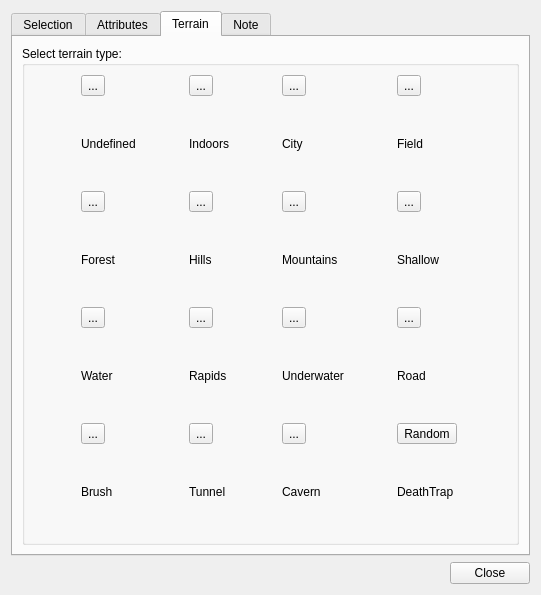
<?xml version="1.0" encoding="UTF-8"?>
<ui version="4.0">
 <class>RoomEditAttrDlg</class>
 <widget class="QWidget" name="RoomEditAttrDlg">
  <property name="geometry">
   <rect>
    <x>0</x>
    <y>0</y>
    <width>541</width>
    <height>595</height>
   </rect>
  </property>
  <property name="minimumSize">
   <size>
    <width>400</width>
    <height>560</height>
   </size>
  </property>
  <property name="windowTitle">
   <string>Room properties</string>
  </property>
  <layout class="QVBoxLayout" name="verticalLayout">
   <item>
    <widget class="QTabWidget" name="tabWidget">
     <property name="currentIndex">
      <number>2</number>
     </property>
     <widget class="QWidget" name="selectionTab">
      <attribute name="title">
       <string>Selection</string>
      </attribute>
      <layout class="QGridLayout">
       <property name="leftMargin">
        <number>9</number>
       </property>
       <property name="topMargin">
        <number>9</number>
       </property>
       <property name="rightMargin">
        <number>9</number>
       </property>
       <property name="bottomMargin">
        <number>9</number>
       </property>
       <property name="spacing">
        <number>6</number>
       </property>
       <item row="1" column="0" colspan="2">
        <widget class="QTextEdit" name="roomDescriptionTextEdit">
         <property name="lineWrapMode">
          <enum>QTextEdit::NoWrap</enum>
         </property>
         <property name="lineWrapColumnOrWidth">
          <number>0</number>
         </property>
         <property name="readOnly">
          <bool>true</bool>
         </property>
         <property name="acceptRichText">
          <bool>true</bool>
         </property>
        </widget>
       </item>
       <item row="0" column="0">
        <widget class="QComboBox" name="roomListComboBox">
         <property name="minimumSize">
          <size>
           <width>201</width>
           <height>22</height>
          </size>
         </property>
         <property name="duplicatesEnabled">
          <bool>true</bool>
         </property>
        </widget>
       </item>
       <item row="0" column="1">
        <spacer>
         <property name="orientation">
          <enum>Qt::Horizontal</enum>
         </property>
         <property name="sizeHint" stdset="0">
          <size>
           <width>171</width>
           <height>20</height>
          </size>
         </property>
        </spacer>
       </item>
       <item row="2" column="0">
        <widget class="QLabel" name="updatedLabel">
         <property name="text">
          <string>Room has not been updated yet!</string>
         </property>
        </widget>
       </item>
      </layout>
     </widget>
     <widget class="QWidget" name="attributesTab">
      <attribute name="title">
       <string>Attributes</string>
      </attribute>
      <layout class="QGridLayout">
       <property name="leftMargin">
        <number>9</number>
       </property>
       <property name="topMargin">
        <number>9</number>
       </property>
       <property name="rightMargin">
        <number>9</number>
       </property>
       <property name="bottomMargin">
        <number>9</number>
       </property>
       <property name="spacing">
        <number>6</number>
       </property>
       <item row="0" column="0" colspan="2">
        <widget class="QGroupBox" name="rideGroupBox">
         <property name="sizePolicy">
          <sizepolicy hsizetype="Preferred" vsizetype="Preferred">
           <horstretch>0</horstretch>
           <verstretch>0</verstretch>
          </sizepolicy>
         </property>
         <property name="minimumSize">
          <size>
           <width>84</width>
           <height>103</height>
          </size>
         </property>
         <property name="title">
          <string>Ridable</string>
         </property>
         <property name="alignment">
          <set>Qt::AlignCenter</set>
         </property>
         <property name="flat">
          <bool>false</bool>
         </property>
         <property name="checkable">
          <bool>false</bool>
         </property>
         <property name="checked">
          <bool>false</bool>
         </property>
         <layout class="QGridLayout">
          <property name="leftMargin">
           <number>9</number>
          </property>
          <property name="topMargin">
           <number>9</number>
          </property>
          <property name="rightMargin">
           <number>9</number>
          </property>
          <property name="bottomMargin">
           <number>9</number>
          </property>
          <property name="spacing">
           <number>6</number>
          </property>
          <item row="2" column="0">
           <widget class="QRadioButton" name="noRideRadioButton">
            <property name="text">
             <string>No-Ride</string>
            </property>
           </widget>
          </item>
          <item row="1" column="0">
           <widget class="QRadioButton" name="ridableRadioButton">
            <property name="text">
             <string>Ridable</string>
            </property>
           </widget>
          </item>
          <item row="0" column="0">
           <widget class="QRadioButton" name="rideUndefRadioButton">
            <property name="text">
             <string>Undefined</string>
            </property>
            <property name="checked">
             <bool>true</bool>
            </property>
           </widget>
          </item>
         </layout>
        </widget>
       </item>
       <item row="0" column="2" colspan="2">
        <widget class="QGroupBox" name="teleportGroupBox">
         <property name="sizePolicy">
          <sizepolicy hsizetype="Preferred" vsizetype="Preferred">
           <horstretch>0</horstretch>
           <verstretch>0</verstretch>
          </sizepolicy>
         </property>
         <property name="minimumSize">
          <size>
           <width>84</width>
           <height>103</height>
          </size>
         </property>
         <property name="title">
          <string>Teleport</string>
         </property>
         <property name="alignment">
          <set>Qt::AlignCenter</set>
         </property>
         <property name="flat">
          <bool>false</bool>
         </property>
         <property name="checkable">
          <bool>false</bool>
         </property>
         <property name="checked">
          <bool>false</bool>
         </property>
         <layout class="QVBoxLayout">
          <property name="spacing">
           <number>3</number>
          </property>
          <property name="leftMargin">
           <number>3</number>
          </property>
          <property name="topMargin">
           <number>3</number>
          </property>
          <property name="rightMargin">
           <number>3</number>
          </property>
          <property name="bottomMargin">
           <number>3</number>
          </property>
          <item>
           <widget class="QRadioButton" name="portUndefRadioButton">
            <property name="text">
             <string>Undefined</string>
            </property>
            <property name="checked">
             <bool>true</bool>
            </property>
           </widget>
          </item>
          <item>
           <widget class="QRadioButton" name="portableRadioButton">
            <property name="text">
             <string>Portable</string>
            </property>
           </widget>
          </item>
          <item>
           <widget class="QRadioButton" name="noPortRadioButton">
            <property name="text">
             <string>No-Port</string>
            </property>
           </widget>
          </item>
         </layout>
        </widget>
       </item>
       <item row="0" column="4" colspan="2">
        <widget class="QGroupBox" name="lightGroupBox">
         <property name="sizePolicy">
          <sizepolicy hsizetype="Preferred" vsizetype="Preferred">
           <horstretch>0</horstretch>
           <verstretch>0</verstretch>
          </sizepolicy>
         </property>
         <property name="minimumSize">
          <size>
           <width>84</width>
           <height>103</height>
          </size>
         </property>
         <property name="title">
          <string>Light</string>
         </property>
         <layout class="QVBoxLayout">
          <property name="spacing">
           <number>3</number>
          </property>
          <property name="leftMargin">
           <number>3</number>
          </property>
          <property name="topMargin">
           <number>3</number>
          </property>
          <property name="rightMargin">
           <number>3</number>
          </property>
          <property name="bottomMargin">
           <number>3</number>
          </property>
          <item>
           <widget class="QRadioButton" name="lightUndefRadioButton">
            <property name="text">
             <string>Undefined</string>
            </property>
            <property name="checked">
             <bool>true</bool>
            </property>
           </widget>
          </item>
          <item>
           <widget class="QRadioButton" name="darkRadioButton">
            <property name="text">
             <string>Dark</string>
            </property>
           </widget>
          </item>
          <item>
           <widget class="QRadioButton" name="litRadioButton">
            <property name="text">
             <string>Lit</string>
            </property>
           </widget>
          </item>
         </layout>
        </widget>
       </item>
       <item row="0" column="6" colspan="2">
        <widget class="QGroupBox" name="alignGroupBox">
         <property name="sizePolicy">
          <sizepolicy hsizetype="Preferred" vsizetype="Preferred">
           <horstretch>0</horstretch>
           <verstretch>0</verstretch>
          </sizepolicy>
         </property>
         <property name="minimumSize">
          <size>
           <width>84</width>
           <height>128</height>
          </size>
         </property>
         <property name="title">
          <string>Align</string>
         </property>
         <layout class="QVBoxLayout">
          <property name="spacing">
           <number>3</number>
          </property>
          <property name="leftMargin">
           <number>3</number>
          </property>
          <property name="topMargin">
           <number>3</number>
          </property>
          <property name="rightMargin">
           <number>3</number>
          </property>
          <property name="bottomMargin">
           <number>3</number>
          </property>
          <item>
           <widget class="QRadioButton" name="alignUndefRadioButton">
            <property name="text">
             <string>Undefined</string>
            </property>
            <property name="checked">
             <bool>true</bool>
            </property>
           </widget>
          </item>
          <item>
           <widget class="QRadioButton" name="neutralRadioButton">
            <property name="text">
             <string>Neutral</string>
            </property>
           </widget>
          </item>
          <item>
           <widget class="QRadioButton" name="goodRadioButton">
            <property name="text">
             <string>Good</string>
            </property>
           </widget>
          </item>
          <item>
           <widget class="QRadioButton" name="evilRadioButton">
            <property name="text">
             <string>Evil</string>
            </property>
           </widget>
          </item>
         </layout>
        </widget>
       </item>
       <item row="1" column="0" colspan="4">
        <widget class="QLabel" name="label_21">
         <property name="text">
          <string>Load flags</string>
         </property>
        </widget>
       </item>
       <item row="1" column="4" colspan="2">
        <widget class="QLabel" name="label_22">
         <property name="text">
          <string>Mob flags</string>
         </property>
        </widget>
       </item>
       <item row="2" column="0" colspan="4">
        <widget class="QListWidget" name="loadFlagsListWidget">
         <property name="sizePolicy">
          <sizepolicy hsizetype="Preferred" vsizetype="Expanding">
           <horstretch>0</horstretch>
           <verstretch>0</verstretch>
          </sizepolicy>
         </property>
         <property name="minimumSize">
          <size>
           <width>100</width>
           <height>100</height>
          </size>
         </property>
         <property name="selectionMode">
          <enum>QAbstractItemView::MultiSelection</enum>
         </property>
        </widget>
       </item>
       <item row="2" column="4" colspan="3">
        <widget class="QListWidget" name="mobFlagsListWidget">
         <property name="sizePolicy">
          <sizepolicy hsizetype="Preferred" vsizetype="Expanding">
           <horstretch>0</horstretch>
           <verstretch>0</verstretch>
          </sizepolicy>
         </property>
         <property name="minimumSize">
          <size>
           <width>100</width>
           <height>100</height>
          </size>
         </property>
         <property name="selectionMode">
          <enum>QAbstractItemView::MultiSelection</enum>
         </property>
        </widget>
       </item>
       <item row="2" column="7">
        <widget class="QFrame" name="frame">
         <property name="sizePolicy">
          <sizepolicy hsizetype="Fixed" vsizetype="Fixed">
           <horstretch>0</horstretch>
           <verstretch>0</verstretch>
          </sizepolicy>
         </property>
         <property name="frameShape">
          <enum>QFrame::StyledPanel</enum>
         </property>
         <property name="frameShadow">
          <enum>QFrame::Raised</enum>
         </property>
         <layout class="QGridLayout">
          <property name="leftMargin">
           <number>9</number>
          </property>
          <property name="topMargin">
           <number>9</number>
          </property>
          <property name="rightMargin">
           <number>9</number>
          </property>
          <property name="bottomMargin">
           <number>9</number>
          </property>
          <property name="spacing">
           <number>6</number>
          </property>
          <item row="1" column="0">
           <widget class="QLabel" name="terrainLabel">
            <property name="frameShape">
             <enum>QFrame::WinPanel</enum>
            </property>
            <property name="frameShadow">
             <enum>QFrame::Sunken</enum>
            </property>
            <property name="text">
             <string/>
            </property>
            <property name="pixmap">
             <pixmap>:/pixmaps/terrain5.png</pixmap>
            </property>
            <property name="scaledContents">
             <bool>false</bool>
            </property>
            <property name="alignment">
             <set>Qt::AlignCenter</set>
            </property>
           </widget>
          </item>
         </layout>
        </widget>
       </item>
       <item row="3" column="0" colspan="8">
        <widget class="QFrame" name="exitsFrame">
         <property name="frameShape">
          <enum>QFrame::Box</enum>
         </property>
         <property name="frameShadow">
          <enum>QFrame::Raised</enum>
         </property>
         <layout class="QGridLayout">
          <property name="leftMargin">
           <number>9</number>
          </property>
          <property name="topMargin">
           <number>9</number>
          </property>
          <property name="rightMargin">
           <number>9</number>
          </property>
          <property name="bottomMargin">
           <number>9</number>
          </property>
          <property name="spacing">
           <number>6</number>
          </property>
          <item row="0" column="0">
           <widget class="QGroupBox" name="selectExitGroupBox">
            <property name="minimumSize">
             <size>
              <width>110</width>
              <height>115</height>
             </size>
            </property>
            <property name="title">
             <string>Select exit:</string>
            </property>
            <layout class="QGridLayout" name="exitButtonLayout">
             <item row="0" column="1">
              <widget class="QPushButton" name="exitNButton">
               <property name="sizePolicy">
                <sizepolicy hsizetype="Fixed" vsizetype="Fixed">
                 <horstretch>0</horstretch>
                 <verstretch>0</verstretch>
                </sizepolicy>
               </property>
               <property name="text">
                <string>N</string>
               </property>
               <property name="shortcut">
                <string>Ctrl+Up</string>
               </property>
               <property name="checkable">
                <bool>true</bool>
               </property>
               <property name="checked">
                <bool>true</bool>
               </property>
               <property name="autoExclusive">
                <bool>true</bool>
               </property>
              </widget>
             </item>
             <item row="0" column="2">
              <widget class="QPushButton" name="exitUButton">
               <property name="sizePolicy">
                <sizepolicy hsizetype="Fixed" vsizetype="Fixed">
                 <horstretch>0</horstretch>
                 <verstretch>0</verstretch>
                </sizepolicy>
               </property>
               <property name="text">
                <string>U</string>
               </property>
               <property name="shortcut">
                <string>Ctrl+U</string>
               </property>
               <property name="checkable">
                <bool>true</bool>
               </property>
               <property name="autoExclusive">
                <bool>true</bool>
               </property>
              </widget>
             </item>
             <item row="1" column="0">
              <widget class="QPushButton" name="exitWButton">
               <property name="sizePolicy">
                <sizepolicy hsizetype="Fixed" vsizetype="Fixed">
                 <horstretch>0</horstretch>
                 <verstretch>0</verstretch>
                </sizepolicy>
               </property>
               <property name="text">
                <string>W</string>
               </property>
               <property name="shortcut">
                <string>Ctrl+Left</string>
               </property>
               <property name="checkable">
                <bool>true</bool>
               </property>
               <property name="autoExclusive">
                <bool>true</bool>
               </property>
              </widget>
             </item>
             <item row="1" column="2">
              <widget class="QPushButton" name="exitEButton">
               <property name="sizePolicy">
                <sizepolicy hsizetype="Fixed" vsizetype="Fixed">
                 <horstretch>0</horstretch>
                 <verstretch>0</verstretch>
                </sizepolicy>
               </property>
               <property name="text">
                <string>E</string>
               </property>
               <property name="shortcut">
                <string>Ctrl+Right</string>
               </property>
               <property name="checkable">
                <bool>true</bool>
               </property>
               <property name="autoExclusive">
                <bool>true</bool>
               </property>
              </widget>
             </item>
             <item row="2" column="0">
              <widget class="QPushButton" name="exitDButton">
               <property name="sizePolicy">
                <sizepolicy hsizetype="Fixed" vsizetype="Fixed">
                 <horstretch>0</horstretch>
                 <verstretch>0</verstretch>
                </sizepolicy>
               </property>
               <property name="text">
                <string>D</string>
               </property>
               <property name="shortcut">
                <string>Ctrl+D</string>
               </property>
               <property name="checkable">
                <bool>true</bool>
               </property>
               <property name="autoExclusive">
                <bool>true</bool>
               </property>
              </widget>
             </item>
             <item row="2" column="1">
              <widget class="QPushButton" name="exitSButton">
               <property name="sizePolicy">
                <sizepolicy hsizetype="Fixed" vsizetype="Fixed">
                 <horstretch>0</horstretch>
                 <verstretch>0</verstretch>
                </sizepolicy>
               </property>
               <property name="text">
                <string>S</string>
               </property>
               <property name="shortcut">
                <string>Ctrl+Down</string>
               </property>
               <property name="checkable">
                <bool>true</bool>
               </property>
               <property name="checked">
                <bool>false</bool>
               </property>
               <property name="autoExclusive">
                <bool>true</bool>
               </property>
              </widget>
             </item>
            </layout>
           </widget>
          </item>
          <item row="0" column="1">
           <widget class="QFrame" name="frame_4">
            <property name="frameShape">
             <enum>QFrame::NoFrame</enum>
            </property>
            <property name="frameShadow">
             <enum>QFrame::Raised</enum>
            </property>
            <layout class="QGridLayout">
             <property name="leftMargin">
              <number>9</number>
             </property>
             <property name="topMargin">
              <number>9</number>
             </property>
             <property name="rightMargin">
              <number>9</number>
             </property>
             <property name="bottomMargin">
              <number>9</number>
             </property>
             <property name="spacing">
              <number>6</number>
             </property>
             <item row="2" column="1">
              <widget class="QLabel" name="label_26">
               <property name="text">
                <string>Door flags:</string>
               </property>
              </widget>
             </item>
             <item row="0" column="0">
              <widget class="QLabel" name="label_29">
               <property name="text">
                <string>Door name:</string>
               </property>
              </widget>
             </item>
             <item row="2" column="0">
              <widget class="QLabel" name="label_27">
               <property name="text">
                <string>Exit flags:</string>
               </property>
              </widget>
             </item>
             <item row="3" column="1">
              <widget class="QListWidget" name="doorFlagsListWidget">
               <property name="selectionMode">
                <enum>QAbstractItemView::NoSelection</enum>
               </property>
              </widget>
             </item>
             <item row="1" column="0" colspan="2">
              <widget class="QLineEdit" name="doorNameLineEdit"/>
             </item>
             <item row="3" column="0">
              <widget class="QListWidget" name="exitFlagsListWidget">
               <property name="selectionMode">
                <enum>QAbstractItemView::NoSelection</enum>
               </property>
              </widget>
             </item>
            </layout>
           </widget>
          </item>
         </layout>
        </widget>
       </item>
      </layout>
     </widget>
     <widget class="QWidget" name="terrainTab">
      <attribute name="title">
       <string>Terrain</string>
      </attribute>
      <layout class="QGridLayout">
       <property name="leftMargin">
        <number>9</number>
       </property>
       <property name="topMargin">
        <number>9</number>
       </property>
       <property name="rightMargin">
        <number>9</number>
       </property>
       <property name="bottomMargin">
        <number>9</number>
       </property>
       <property name="spacing">
        <number>6</number>
       </property>
       <item row="0" column="0">
        <widget class="QGroupBox" name="groupBox_2">
         <property name="title">
          <string>Select terrain type:</string>
         </property>
         <property name="checkable">
          <bool>false</bool>
         </property>
         <layout class="QGridLayout">
          <property name="leftMargin">
           <number>9</number>
          </property>
          <property name="topMargin">
           <number>9</number>
          </property>
          <property name="rightMargin">
           <number>9</number>
          </property>
          <property name="bottomMargin">
           <number>9</number>
          </property>
          <property name="spacing">
           <number>6</number>
          </property>
          <item row="4" column="0">
           <widget class="QToolButton" name="toolButton08">
            <property name="text">
             <string>...</string>
            </property>
            <property name="icon">
             <iconset resource="../../resources/pandora.qrc">
              <normaloff>:/textures/terrain8.png</normaloff>:/textures/terrain8.png</iconset>
            </property>
            <property name="iconSize">
             <size>
              <width>64</width>
              <height>64</height>
             </size>
            </property>
            <property name="checkable">
             <bool>true</bool>
            </property>
            <property name="autoExclusive">
             <bool>true</bool>
            </property>
           </widget>
          </item>
          <item row="4" column="1">
           <widget class="QToolButton" name="toolButton09">
            <property name="text">
             <string>...</string>
            </property>
            <property name="icon">
             <iconset resource="../../resources/pandora.qrc">
              <normaloff>:/textures/terrain9.png</normaloff>:/textures/terrain9.png</iconset>
            </property>
            <property name="iconSize">
             <size>
              <width>64</width>
              <height>64</height>
             </size>
            </property>
            <property name="checkable">
             <bool>true</bool>
            </property>
            <property name="autoExclusive">
             <bool>true</bool>
            </property>
           </widget>
          </item>
          <item row="4" column="3">
           <widget class="QToolButton" name="toolButton11">
            <property name="text">
             <string>...</string>
            </property>
            <property name="icon">
             <iconset resource="../../resources/pandora.qrc">
              <normaloff>:/textures/terrain11.png</normaloff>:/textures/terrain11.png</iconset>
            </property>
            <property name="iconSize">
             <size>
              <width>64</width>
              <height>64</height>
             </size>
            </property>
            <property name="checkable">
             <bool>true</bool>
            </property>
            <property name="autoExclusive">
             <bool>true</bool>
            </property>
           </widget>
          </item>
          <item row="4" column="2">
           <widget class="QToolButton" name="toolButton10">
            <property name="text">
             <string>...</string>
            </property>
            <property name="icon">
             <iconset resource="../../resources/pandora.qrc">
              <normaloff>:/textures/terrain10.png</normaloff>:/textures/terrain10.png</iconset>
            </property>
            <property name="iconSize">
             <size>
              <width>64</width>
              <height>64</height>
             </size>
            </property>
            <property name="checkable">
             <bool>true</bool>
            </property>
            <property name="autoExclusive">
             <bool>true</bool>
            </property>
           </widget>
          </item>
          <item row="5" column="3">
           <widget class="QLabel" name="label_17">
            <property name="text">
             <string>Road</string>
            </property>
           </widget>
          </item>
          <item row="5" column="2">
           <widget class="QLabel" name="label_12">
            <property name="text">
             <string>Underwater</string>
            </property>
           </widget>
          </item>
          <item row="5" column="1">
           <widget class="QLabel" name="label_11">
            <property name="text">
             <string>Rapids</string>
            </property>
           </widget>
          </item>
          <item row="6" column="2">
           <widget class="QToolButton" name="toolButton14">
            <property name="text">
             <string>...</string>
            </property>
            <property name="icon">
             <iconset resource="../../resources/pandora.qrc">
              <normaloff>:/textures/terrain14.png</normaloff>:/textures/terrain14.png</iconset>
            </property>
            <property name="iconSize">
             <size>
              <width>64</width>
              <height>64</height>
             </size>
            </property>
            <property name="checkable">
             <bool>true</bool>
            </property>
            <property name="autoExclusive">
             <bool>true</bool>
            </property>
           </widget>
          </item>
          <item row="2" column="3">
           <widget class="QToolButton" name="toolButton07">
            <property name="text">
             <string>...</string>
            </property>
            <property name="icon">
             <iconset resource="../../resources/pandora.qrc">
              <normaloff>:/textures/terrain7.png</normaloff>:/textures/terrain7.png</iconset>
            </property>
            <property name="iconSize">
             <size>
              <width>64</width>
              <height>64</height>
             </size>
            </property>
            <property name="checkable">
             <bool>true</bool>
            </property>
            <property name="autoExclusive">
             <bool>true</bool>
            </property>
           </widget>
          </item>
          <item row="6" column="3">
           <widget class="QToolButton" name="toolButton15">
            <property name="text">
             <string>Random</string>
            </property>
            <property name="icon">
             <iconset resource="../../resources/pandora.qrc">
              <normaloff>:/textures/terrain15.png</normaloff>:/textures/terrain15.png</iconset>
            </property>
            <property name="iconSize">
             <size>
              <width>64</width>
              <height>64</height>
             </size>
            </property>
            <property name="checkable">
             <bool>true</bool>
            </property>
            <property name="autoExclusive">
             <bool>true</bool>
            </property>
           </widget>
          </item>
          <item row="6" column="0">
           <widget class="QToolButton" name="toolButton12">
            <property name="text">
             <string>...</string>
            </property>
            <property name="icon">
             <iconset resource="../../resources/pandora.qrc">
              <normaloff>:/textures/terrain12.png</normaloff>:/textures/terrain12.png</iconset>
            </property>
            <property name="iconSize">
             <size>
              <width>64</width>
              <height>64</height>
             </size>
            </property>
            <property name="checkable">
             <bool>true</bool>
            </property>
            <property name="autoExclusive">
             <bool>true</bool>
            </property>
           </widget>
          </item>
          <item row="0" column="2">
           <widget class="QToolButton" name="toolButton02">
            <property name="text">
             <string>...</string>
            </property>
            <property name="icon">
             <iconset resource="../../resources/pandora.qrc">
              <normaloff>:/textures/terrain2.png</normaloff>:/textures/terrain2.png</iconset>
            </property>
            <property name="iconSize">
             <size>
              <width>64</width>
              <height>64</height>
             </size>
            </property>
            <property name="checkable">
             <bool>true</bool>
            </property>
            <property name="autoExclusive">
             <bool>true</bool>
            </property>
           </widget>
          </item>
          <item row="6" column="1">
           <widget class="QToolButton" name="toolButton13">
            <property name="text">
             <string>...</string>
            </property>
            <property name="icon">
             <iconset resource="../../resources/pandora.qrc">
              <normaloff>:/textures/terrain13.png</normaloff>:/textures/terrain13.png</iconset>
            </property>
            <property name="iconSize">
             <size>
              <width>64</width>
              <height>64</height>
             </size>
            </property>
            <property name="checkable">
             <bool>true</bool>
            </property>
            <property name="autoExclusive">
             <bool>true</bool>
            </property>
           </widget>
          </item>
          <item row="0" column="3">
           <widget class="QToolButton" name="toolButton03">
            <property name="text">
             <string>...</string>
            </property>
            <property name="icon">
             <iconset resource="../../resources/pandora.qrc">
              <normaloff>:/textures/terrain3.png</normaloff>:/textures/terrain3.png</iconset>
            </property>
            <property name="iconSize">
             <size>
              <width>64</width>
              <height>64</height>
             </size>
            </property>
            <property name="checkable">
             <bool>true</bool>
            </property>
            <property name="autoExclusive">
             <bool>true</bool>
            </property>
           </widget>
          </item>
          <item row="2" column="2">
           <widget class="QToolButton" name="toolButton06">
            <property name="text">
             <string>...</string>
            </property>
            <property name="icon">
             <iconset resource="../../resources/pandora.qrc">
              <normaloff>:/textures/terrain6.png</normaloff>:/textures/terrain6.png</iconset>
            </property>
            <property name="iconSize">
             <size>
              <width>64</width>
              <height>64</height>
             </size>
            </property>
            <property name="checkable">
             <bool>true</bool>
            </property>
            <property name="autoExclusive">
             <bool>true</bool>
            </property>
           </widget>
          </item>
          <item row="2" column="1">
           <widget class="QToolButton" name="toolButton05">
            <property name="text">
             <string>...</string>
            </property>
            <property name="icon">
             <iconset resource="../../resources/pandora.qrc">
              <normaloff>:/textures/terrain5.png</normaloff>:/textures/terrain5.png</iconset>
            </property>
            <property name="iconSize">
             <size>
              <width>64</width>
              <height>64</height>
             </size>
            </property>
            <property name="checkable">
             <bool>true</bool>
            </property>
            <property name="autoExclusive">
             <bool>true</bool>
            </property>
           </widget>
          </item>
          <item row="2" column="0">
           <widget class="QToolButton" name="toolButton04">
            <property name="text">
             <string>...</string>
            </property>
            <property name="icon">
             <iconset resource="../../resources/pandora.qrc">
              <normaloff>:/textures/terrain4.png</normaloff>:/textures/terrain4.png</iconset>
            </property>
            <property name="iconSize">
             <size>
              <width>64</width>
              <height>64</height>
             </size>
            </property>
            <property name="checkable">
             <bool>true</bool>
            </property>
            <property name="autoExclusive">
             <bool>true</bool>
            </property>
           </widget>
          </item>
          <item row="7" column="3">
           <widget class="QLabel" name="label_15">
            <property name="text">
             <string>DeathTrap</string>
            </property>
           </widget>
          </item>
          <item row="7" column="2">
           <widget class="QLabel" name="label_14">
            <property name="text">
             <string>Cavern</string>
            </property>
           </widget>
          </item>
          <item row="7" column="0">
           <widget class="QLabel" name="label_18">
            <property name="text">
             <string>Brush</string>
            </property>
           </widget>
          </item>
          <item row="7" column="1">
           <widget class="QLabel" name="label_16">
            <property name="text">
             <string>Tunnel</string>
            </property>
           </widget>
          </item>
          <item row="5" column="0">
           <widget class="QLabel" name="label_5">
            <property name="text">
             <string>Water</string>
            </property>
           </widget>
          </item>
          <item row="3" column="3">
           <widget class="QLabel" name="label_7">
            <property name="text">
             <string>Shallow</string>
            </property>
           </widget>
          </item>
          <item row="3" column="2">
           <widget class="QLabel" name="label_6">
            <property name="text">
             <string>Mountains</string>
            </property>
           </widget>
          </item>
          <item row="3" column="1">
           <widget class="QLabel" name="label_13">
            <property name="text">
             <string>Hills</string>
            </property>
           </widget>
          </item>
          <item row="3" column="0">
           <widget class="QLabel" name="label_4">
            <property name="text">
             <string>Forest</string>
            </property>
           </widget>
          </item>
          <item row="1" column="3">
           <widget class="QLabel" name="label_3">
            <property name="text">
             <string>Field</string>
            </property>
           </widget>
          </item>
          <item row="1" column="2">
           <widget class="QLabel" name="label_2">
            <property name="text">
             <string>City</string>
            </property>
           </widget>
          </item>
          <item row="1" column="0">
           <widget class="QLabel" name="label_9">
            <property name="text">
             <string>Undefined</string>
            </property>
           </widget>
          </item>
          <item row="1" column="1">
           <widget class="QLabel" name="label">
            <property name="text">
             <string>Indoors</string>
            </property>
           </widget>
          </item>
          <item row="0" column="0">
           <widget class="QToolButton" name="toolButton00">
            <property name="text">
             <string>...</string>
            </property>
            <property name="icon">
             <iconset resource="../../resources/pandora.qrc">
              <normaloff>:/textures/terrain0.png</normaloff>:/textures/terrain0.png</iconset>
            </property>
            <property name="iconSize">
             <size>
              <width>64</width>
              <height>64</height>
             </size>
            </property>
            <property name="checkable">
             <bool>true</bool>
            </property>
            <property name="autoExclusive">
             <bool>true</bool>
            </property>
           </widget>
          </item>
          <item row="0" column="1">
           <widget class="QToolButton" name="toolButton01">
            <property name="text">
             <string>...</string>
            </property>
            <property name="icon">
             <iconset resource="../../resources/pandora.qrc">
              <normaloff>:/textures/terrain1.png</normaloff>:/textures/terrain1.png</iconset>
            </property>
            <property name="iconSize">
             <size>
              <width>64</width>
              <height>64</height>
             </size>
            </property>
            <property name="checkable">
             <bool>true</bool>
            </property>
            <property name="autoExclusive">
             <bool>true</bool>
            </property>
           </widget>
          </item>
         </layout>
        </widget>
       </item>
      </layout>
     </widget>
     <widget class="QWidget" name="noteTab">
      <attribute name="title">
       <string>Note</string>
      </attribute>
      <layout class="QVBoxLayout">
       <property name="spacing">
        <number>6</number>
       </property>
       <property name="leftMargin">
        <number>9</number>
       </property>
       <property name="topMargin">
        <number>9</number>
       </property>
       <property name="rightMargin">
        <number>9</number>
       </property>
       <property name="bottomMargin">
        <number>9</number>
       </property>
       <item>
        <widget class="QLabel" name="label_8">
         <property name="text">
          <string>Type your note to the current room or area:</string>
         </property>
        </widget>
       </item>
       <item>
        <widget class="QTextEdit" name="roomNoteTextEdit">
         <property name="documentTitle">
          <string>Note</string>
         </property>
         <property name="readOnly">
          <bool>false</bool>
         </property>
         <property name="acceptRichText">
          <bool>true</bool>
         </property>
        </widget>
       </item>
      </layout>
     </widget>
    </widget>
   </item>
   <item>
    <layout class="QHBoxLayout" name="horizontalLayout">
     <item>
      <spacer>
       <property name="orientation">
        <enum>Qt::Horizontal</enum>
       </property>
       <property name="sizeHint" stdset="0">
        <size>
         <width>40</width>
         <height>20</height>
        </size>
       </property>
      </spacer>
     </item>
     <item>
      <widget class="QPushButton" name="closeButton">
       <property name="text">
        <string>Close</string>
       </property>
      </widget>
     </item>
    </layout>
   </item>
  </layout>
 </widget>
 <resources>
  <include location="../../resources/pandora.qrc"/>
 </resources>
 <connections/>
</ui>
